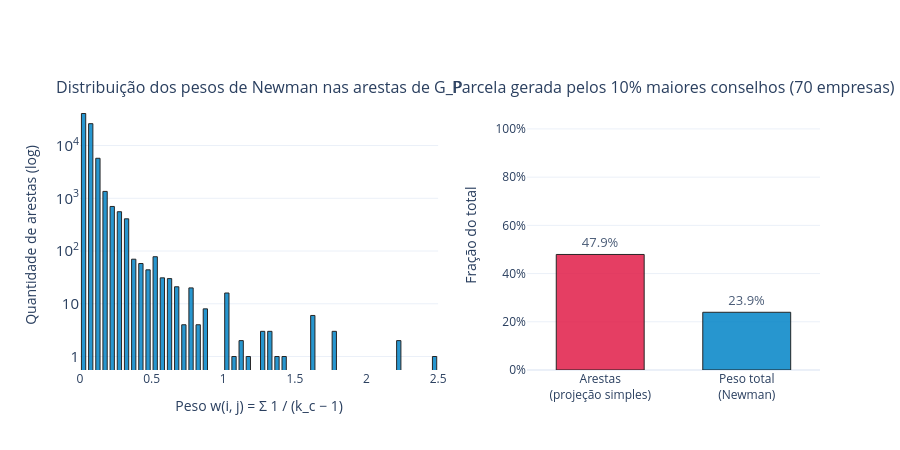

The cell this chart's notebook holds for it:
### Markdown cell above
### 4.3 · Projeção Pessoa–Pessoa de Newman

A projeção simples $G_P$ (Modelagem 3) trata igualmente dois colegas de um conselho de 117 membros e dois sócios de um conselho de 5. A **projeção de Newman** (*collaboration weighted*) corrige isso: cada empresa $c$ de tamanho $k_c$ contribui com peso $\frac{1}{k_c - 1}$ para cada par de seus membros,

$$w_{ij} = \sum_{c \,\in\, N(i) \cap N(j)} \frac{1}{k_c - 1}$$

A topologia é idêntica à de $G_P$ (mesmas arestas), mas conselhos grandes passam a ter laços individualmente fracos. Cada empresa com $k_c \ge 2$ injeta peso total $\binom{k_c}{2} \cdot \frac{1}{k_c - 1} = \frac{k_c}{2}$, o que gera a validação da célula: $\sum w_{ij} = \sum_{c:\,k_c \ge 2} k_c / 2$.

### Code cell
# ==============================================================================
# 4.3 · PROJEÇÃO PESSOA–PESSOA DE NEWMAN (COLLABORATION WEIGHTED)
# ==============================================================================
from plotly.subplots import make_subplots

# w_ij = soma, sobre as empresas c compartilhadas por i e j, de 1 / (k_c - 1)
G_newman = bipartite.collaboration_weighted_projected_graph(B, unique_persons)

# --- Validação (análoga à validação algébrica da Seção 3) ---------------------
# Cada empresa com k >= 2 membros gera k(k-1)/2 arestas de peso 1/(k-1), ou seja, peso total k/2.
# Logo: soma dos pesos = soma_{c : k_c >= 2} k_c / 2
peso_total = sum(w for _, _, w in G_newman.edges(data="weight"))
peso_esperado = sum(B.degree(c) / 2 for c in unique_companies if B.degree(c) >= 2)
assert G_newman.number_of_edges() == G_proj.number_of_edges(), "Newman e projeção simples devem ter a mesma topologia"
assert abs(peso_total - peso_esperado) < 1e-6, "Erro na validação do peso total de Newman"
print(f"✅ Validação OK: {G_newman.number_of_edges():,} arestas (mesma topologia de G_proj) | "
      f"peso total = {peso_total:,.1f} = Σ k_c/2 (empresas com k ≥ 2)")

# --- Efeito da ponderação sobre o artefato do clique --------------------------
k_emp = tamanho_conselhos[tamanho_conselhos >= 2]  # já ordenado de forma decrescente
n_top = len(unique_companies) // 10
share_arestas = (k_emp * (k_emp - 1) // 2).head(n_top).sum() / (k_emp * (k_emp - 1) // 2).sum()
share_peso = (k_emp / 2).head(n_top).sum() / (k_emp / 2).sum()

pesos_newman = [w for _, _, w in G_newman.edges(data="weight")]

fig = make_subplots(
    rows=1, cols=2, column_widths=[0.55, 0.45], horizontal_spacing=0.12,
    subplot_titles=("Distribuição dos pesos de Newman nas arestas de G_P",
                    f"Parcela gerada pelos 10% maiores conselhos ({n_top} empresas)"),
)
fig.add_trace(go.Histogram(x=pesos_newman, nbinsx=60, marker=dict(color="#0284c7", line=dict(width=1, color="black")),
                           opacity=0.85, name="Arestas", hovertemplate="peso ≈ %{x}<br>%{y:,} arestas<extra></extra>"), row=1, col=1)
fig.add_trace(go.Bar(x=["Arestas<br>(projeção simples)", "Peso total<br>(Newman)"], y=[share_arestas, share_peso],
                     marker=dict(color=["#e11d48", "#0284c7"], line=dict(width=1, color="black")), opacity=0.85,
                     text=[f"{share_arestas:.1%}", f"{share_peso:.1%}"], textposition="outside", textfont=dict(size=13),
                     hovertemplate="%{x}: %{y:.1%}<extra></extra>", showlegend=False), row=1, col=2)
fig.update_yaxes(type="log", dtick=1, exponentformat="power", title_text="Quantidade de arestas (log)", row=1, col=1)
fig.update_xaxes(title_text="Peso w(i, j) = Σ 1 / (k_c − 1)", row=1, col=1)
fig.update_yaxes(range=[0, 1.12], tickvals=[0, 0.2, 0.4, 0.6, 0.8, 1], tickformat=".0%", title_text="Fração do total", row=1, col=2)
fig.update_layout(template="plotly_white", height=450, showlegend=False, bargap=0.4)
fig.show()

print(f"📌 Na projeção simples, os 10% maiores conselhos geram {share_arestas:.1%} das arestas; "
      f"na projeção de Newman, respondem por {share_peso:.1%} do peso total.")

### Figure 1 — Plotly figure (JSON) as saved in the notebook; plotly's stock layout.template omitted (floating-point values rounded to 4 significant figures; data arrays with more than 128 entries replaced by an {"elided": "..."} marker saying what was removed)
{"data": [{"hovertemplate": "peso ≈ %{x}<br>%{y:,} arestas<extra></extra>", "marker": {"color": "#0284c7", "line": {"color": "black", "width": 1}}, "name": "Arestas", "nbinsx": 60, "opacity": 0.85, "type": "histogram", "x": {"elided": "75705 float values"}, "xaxis": "x", "yaxis": "y"}, {"hovertemplate": "%{x}: %{y:.1%}<extra></extra>", "marker": {"color": ["#e11d48", "#0284c7"], "line": {"color": "black", "width": 1}}, "opacity": 0.85, "showlegend": false, "text": ["47.9%", "23.9%"], "textfont": {"size": 13}, "textposition": "outside", "type": "bar", "x": ["Arestas<br>(projeção simples)", "Peso total<br>(Newman)"], "xaxis": "x2", "y": [0.4793, 0.2394], "yaxis": "y2"}], "layout": {"annotations": [{"font": {"size": 16}, "showarrow": false, "text": "Distribuição dos pesos de Newman nas arestas de G_P", "x": 0.242, "xanchor": "center", "xref": "paper", "y": 1, "yanchor": "bottom", "yref": "paper"}, {"font": {"size": 16}, "showarrow": false, "text": "Parcela gerada pelos 10% maiores conselhos (70 empresas)", "x": 0.802, "xanchor": "center", "xref": "paper", "y": 1, "yanchor": "bottom", "yref": "paper"}], "bargap": 0.4, "height": 450, "showlegend": false, "xaxis": {"anchor": "y", "domain": [0, 0.484], "title": {"text": "Peso w(i, j) = Σ 1 / (k_c − 1)"}}, "xaxis2": {"anchor": "y2", "domain": [0.604, 1]}, "yaxis": {"anchor": "x", "domain": [0, 1], "dtick": 1, "exponentformat": "power", "title": {"text": "Quantidade de arestas (log)"}, "type": "log"}, "yaxis2": {"anchor": "x2", "domain": [0, 1], "range": [0, 1.12], "tickformat": ".0%", "tickvals": [0, 0.2, 0.4, 0.6, 0.8, 1], "title": {"text": "Fração do total"}}}}
